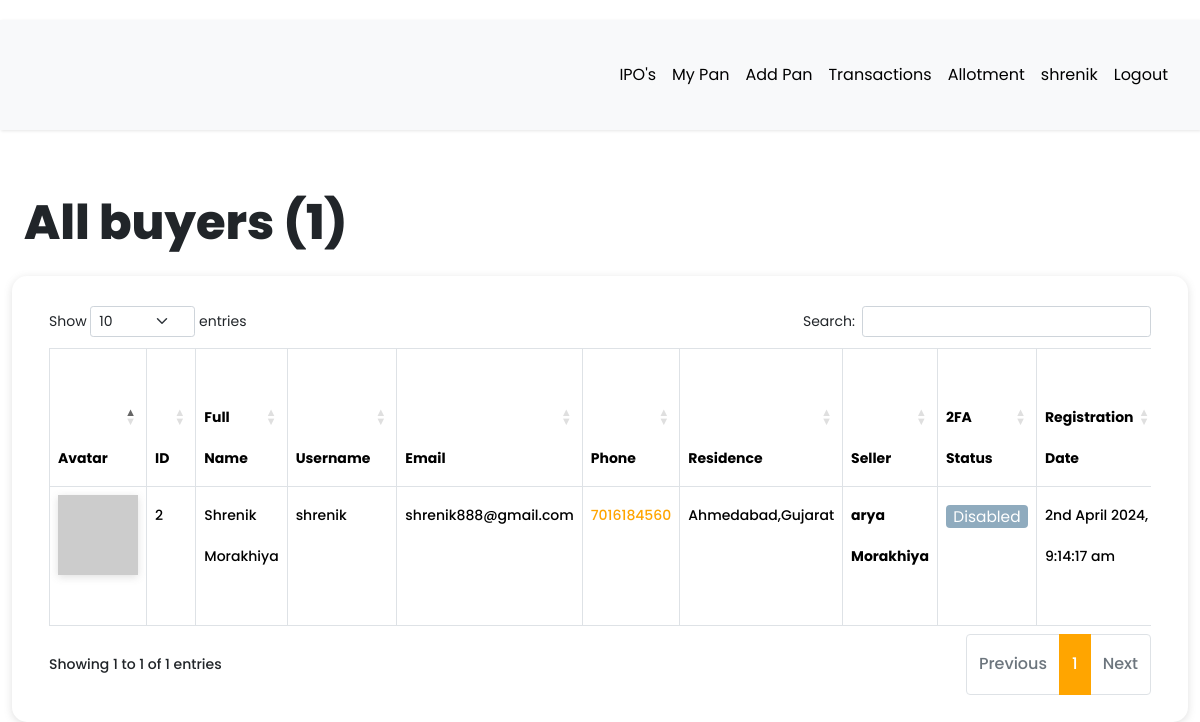
The page /dashboard/all-buyers (signed in) on the database as committed earlier.
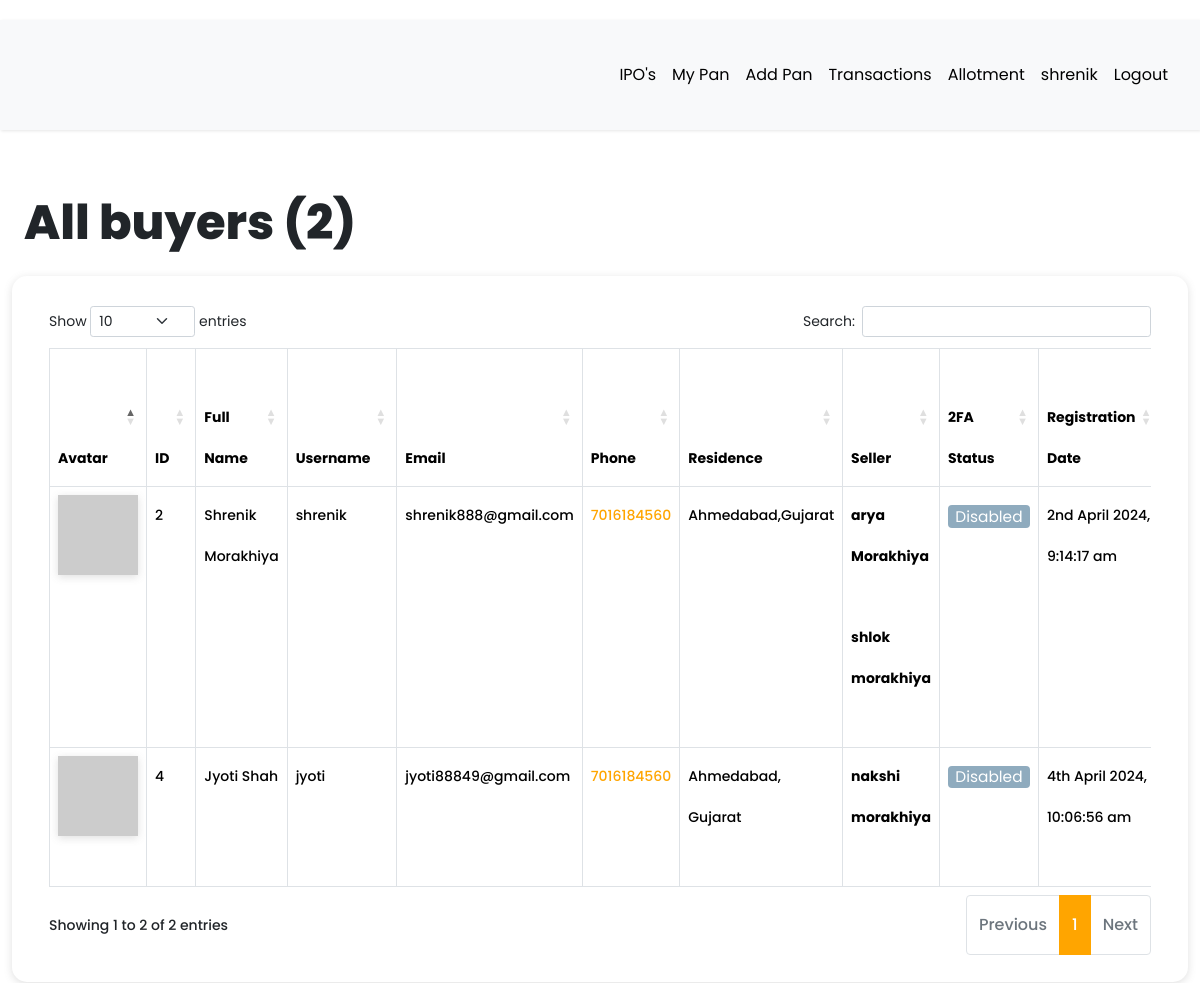
The same page on the database as committed later.
### app/models.py (models this page shows, shortened)
class User(db.Model, UserMixin):
    __tablename__ = "user"
    id = db.Column(db.Integer, primary_key=True)
    first_name = db.Column(db.String(64), index=True, default="First Name", nullable=False)
    last_name = db.Column(db.String(64), index=True, default="Last Name", nullable=False)
    username = db.Column(db.String(64), index=True, unique=True, nullable=False)
    email = db.Column(db.String(128), index=True, unique=True, nullable=False)
    password_hash = db.Column(db.String(128))
    confirm_password = db.Column(db.String(128))
    phone_number = db.Column(db.String(20), default="7016184560", nullable=False)
    verification_phone = db.Column(db.String(20))
    active = db.Column(db.Boolean, nullable=False, default=True)
    delete_account = db.Column(db.Boolean, default=False)
    registered_at = db.Column(db.DateTime, default=datetime.utcnow, nullable=False)
    emails = db.relationship("Email", backref="author", lazy="dynamic")
    type = db.Column(db.String(64))
    __mapper_args__ = {"polymorphic_identity": "user", "polymorphic_on": "type"}
    def two_factor_enabled(self):
        return self.verification_phone is not None
    @property
    def is_active(self):
        return self.active
    def avatar(self, size):
        digest = md5(self.email.lower().encode("utf-8")).hexdigest()
        return f"https://www.gravatar.com/avatar/{digest}?d=identicon&s={size}"

class Buyer(User):
    __tablename__ = "buyer"
    id = db.Column(
        db.Integer,
        db.ForeignKey("user.id", ondelete="CASCADE", name="fk_buyer_user_id"),  # Explicit FK name
        primary_key=True
    )
    current_residence = db.Column(db.String(64), default="Ahmedabad, Gujarat")
    __mapper_args__ = {"polymorphic_identity": "buyer", "polymorphic_load": "inline"}

class Seller(User):
    __tablename__ = "seller"
    id = db.Column(
        db.Integer,
        db.ForeignKey("user.id", ondelete="CASCADE", name="fk_seller_user_id"),  # Explicit FK name
        primary_key=True
    )
    current_residence = db.Column(db.String(64), default="Ahmedabad, Gujarat")
    buyer_id = db.Column(db.Integer, db.ForeignKey("buyer.id", ondelete="CASCADE"))
    buyer = db.relationship(
        "Buyer", backref="buyer", foreign_keys=[buyer_id], passive_deletes=True
    )
    __mapper_args__ = {"polymorphic_identity": "seller", "polymorphic_load": "inline"}

### app/routes.py (the view)
@app.route("/dashboard/all-buyers")
@login_required
def all_buyers():
    buyers = Buyer.query.all()
    all_registered_buyers = len(buyers)
    return render_template(
        "admin/all_buyers.html",
        title="All buyers",
        buyers=buyers,
        all_registered_buyers=all_registered_buyers,
    )

### app/models.py (called while the page is built)
@login.user_loader
def load_user(id):
    return User.query.get(int(id))

### app/templates/admin/all_buyers.html (shortened to what this page needs)
{% extends 'base.html' %}
{% block current_user_content %}
    <div class="container-fluid content">
        <div class="row">
            <div class="col-md-12">
                <h1 class="mt-4 mb-4">{{ title }} ({{ all_registered_buyers }})</h1>
            </div>
        </div>
        <div class="row users">
            <div class="col-md-12">
                <div class="table-responsive">
                    <table id="data" class="table table-hover table-bordered">
                        <thead>
                            <tr>
                                <th>Avatar</th>
                                <th>ID</th>
                                <th>Full Name</th>
                                <th>Username</th>
                                <th>Email</th>
                                <th>Phone</th>
                                <th>Residence</th>
                                <th>Seller</th>
                                <th>2FA Status</th>
                                <th>Registration Date</th>
                            </tr>
                        </thead>
                        <tbody>
                            {% for buyer in buyers %}
                                <tr>
                                    <td><img src="{{ buyer.avatar(25) }}"></td>
                                    <td>{{ buyer.id }}</td>
                                    <td>{{ buyer.first_name }} {{ buyer.last_name }}</td>
                                    <td>{{ buyer.username }}</td>
                                    <td>{{ buyer.email }}</td>
                                    <td><a href="https://wa.me/{{ buyer.phone_number | replace('+', '') }}?text=Hello%20From%20KavyaArya" target="_blank">{{ buyer.phone_number }}</a></td>
                                    <td>{{ buyer.current_residence }}</td>
                                    <td>
                                        {% for child in buyer.buyer %}
                                            <strong>{{ child.first_name }} {{ child.last_name }}</strong> <br><br>
                                        {% endfor %}
                                    </td>
                                    {% if buyer.two_factor_enabled() %}
                                        <td><span class="label label-info"> Enabled </span></td>
                                    {% else %}
                                        <td><span class="label label-info"> Disabled </span></td>
                                    {% endif %}
                                    <td>{{ moment(buyer.registered_at).format('Do MMMM YYYY, h:mm:ss a') }}</td>
                                </tr>
                            {% endfor %}
                        </tbody>
                    </table>
                </div>
            </div>
        </div>
    </div>
{% endblock %}

### app/templates/base.html (shortened to what this page needs)
<!DOCTYPE html>
<html lang="eng">
<head>
  <link rel="stylesheet" href="https://cdnjs.cloudflare.com/ajax/libs/intl-tel-input/16.0.4/css/intlTelInput.css">
  <link rel="stylesheet" type="text/css" href="https://cdn.datatables.net/1.10.25/css/dataTables.bootstrap5.css">
  <link rel="stylesheet" href="../static/css/navbar.css">
  {% if current_user.is_authenticated %}
  <link rel="stylesheet" type="text/css" href="{{ url_for('static', filename='css/custom_current_user.css') }}"
    alt="52 Not available at this momoent">
  <link href="https://cdn.jsdelivr.net/npm/bootstrap@5.3.3/dist/css/bootstrap.min.css" rel="stylesheet"
>
  <link rel="stylesheet" href="../static/css/main.css">
  <link rel="stylesheet"
    href="https://cdnjs.cloudflare.com/ajax/libs/malihu-custom-scrollbar-plugin/3.1.5/jquery.mCustomScrollbar.min.css">
  {% endif %}
</head>
<body>
    {% if current_user.is_authenticated %}
    {% if current_user.is_active %}
    <div class="wrapper">
      <div id="content">
        <nav class="navbar navbar-expand-lg navbar-light bg-light">
          <div class="container-fluid">
            <div class="collapse navbar-collapse" id="navbarSupportedContent">
              <ul class="nav navbar-nav ms-auto">
                <li class="nav-item">
                  <a class="nav-link {{ 'link_disabled' if request.endpoint == 'view_product' else '' }}"
                    href="{{ url_for('view_product') }}" alt="459 Not available at this moment">IPO's</a>
                </li>
                <li class="nav-item">
                  <a class="nav-link {{ 'link_disabled' if request.endpoint == 'all_pan' else '' }}"
                    href="{{ url_for('all_pan') }}" alt="459 Not available at this moment">My Pan</a>
                </li>
                <li class="nav-item">
                  <a class="nav-link {{ 'link_disabled' if request.endpoint == 'add_pan' else '' }}"
                    href="{{ url_for('add_pan') }}" alt="459 Not available at this moment">Add Pan</a>
                </li>
                {% if current_user.type == "admin" or current_user.type == "buyer" %}
                <li class="nav-item">
                  <a class="nav-link {{ 'link_disabled' if request.endpoint == 'all_sellers' else '' }}"
                    href="{{ url_for('all_sellers') }}" alt="459 Not available at this moment">Transactions</a>
                </li>
                {% else %}
                <li class="nav-item">
                  <a class="nav-link {{ 'link_disabled' if request.endpoint == 'all_transaction' else '' }}"
                    href="{{ url_for('all_transaction') }}" alt="459 Not available at this moment">Transactions</a>
                </li>
                {% endif %}
                <li class="nav-item">
                  <a class="nav-link {{ 'link_disabled' if request.endpoint == 'checking_allotment' else '' }}"
                    href="{{ url_for('checking_allotment') }}" alt="459 Not available at this moment">Allotment</a>
                </li>
                <li class="nav-item ">
                  <a class="nav-link {{ 'link_disabled' if request.endpoint == 'dashboard' else '' }}"
                    href="{{ url_for('dashboard') }}" alt="459 Not available at this moment">{{ current_user.username
                    }}</a>
                </li>
                <li class="nav-item">
                  <a class="nav-link {{ 'link_disabled' if request.endpoint == 'logout' else '' }}"
                    href="{{ url_for('logout') }}" alt="459 Not available at this moment">Logout</a>
                </li>
              </ul>
            </div>
          </div>
        </nav>
        {% block current_user_content %}
        {% endblock %}
      </div>
    </div>
    {% endif %}
    {% endif %}
</body>
</html>

### app/static/css/navbar.css (style rules this page uses)
:root { --default-primary: #90f188; --default-secondary: #0f1d07; --container-gutter: clamp(2.5rem, 2.6455026455vw, 3.325rem); --theme-primary: var(--default-primary); --theme-secondary: var(--default-secondary); }

### app/static/css/custom_current_user.css (style rules this page uses)
body { font-family: 'Poppins', sans-serif; background: #fafafa; }
a, a:hover, a:focus { color: inherit; text-decoration: none; transition: all 0.3s; }
.navbar { padding: 15px 10px; background: #fff; border: none; border-radius: 0; margin-bottom: 40px; box-shadow: 1px 1px 3px #0000001a; }
.wrapper { display: flex; width: 100%; }
#content { width: calc(100%); padding-top: 20px; padding-bottom: 20px; min-height: 100vh; transition: all 0.3s; position: absolute; top: 0; right: 0; }
.users { margin-bottom: 25px; padding: 25px; border-radius: 15px; box-shadow: #63636333 0px 2px 8px 0px; }
.label { display: inline-block; font-weight: 400; line-height: 0.5; text-align: center; text-decoration: none; vertical-align: middle; cursor: pointer; -webkit-user-select: none; -moz-user-select: none; -ms-user-select: none; user-select: none; background-color: #e2e2e2; border: 1px solid transparent; padding: 0.4rem 0.4rem; font-size: 1.1em; border-radius: 0.25rem; transition: color 0.15s ease-in-out, background-color 0.15s ease-in-out, border-color 0.15s ease-in-out, box-shadow 0.15s ease-in-out; }
.label-info { background-color: #8fabbe; }
.label-info, .label-success, .label-warning, .label-danger, .label-info:hover, .label-success:hover, .label-warning:hover, .label-danger:hover { color: white; }
img { box-shadow: #63636333 0px 2px 8px 0px; }

Rows that differ between the two databases and show on the page:
added Seller: first_name "shlok", last_name "morakhiya", shown under Buyer "Ahmedabad,Gujarat"
added Buyer: id "4", first_name "Jyoti", last_name "Shah", username "jyoti", email "jyoti88849@gmail.com", phone_number "7016184560", current_residence "Ahmedabad, Gujarat"
added Seller: first_name "nakshi", last_name "morakhiya", shown under "4"
added User: registered_at "4th April 2024, 10:06:56 am"
Other text that changed with them:
{{ all_registered_buyers }}: "1" → "2"
text written by a page script: "Show entries Search: Showing 1 to 1 of 1 entries Previous 1 Next" → "Show entries Search: Showing 1 to 2 of 2 entries Previous 1 Next"
